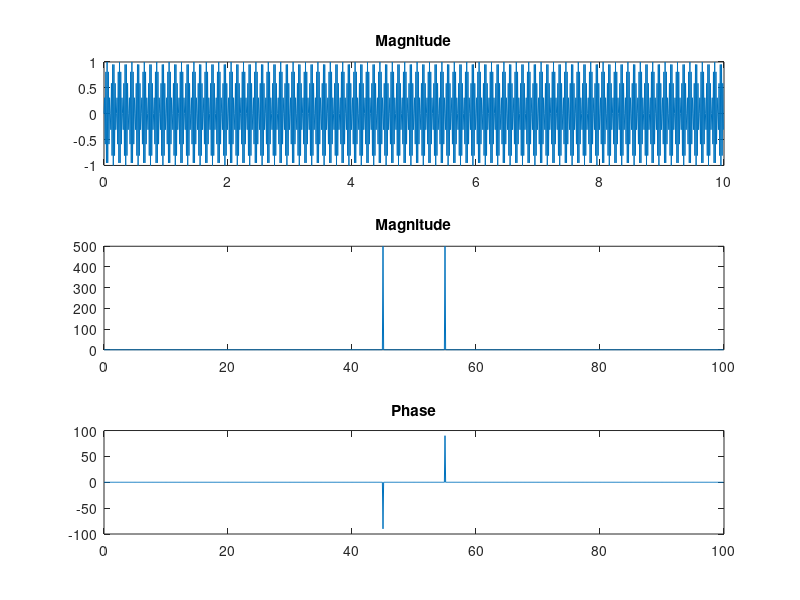

Write MATLAB code to recreate this figure.
clc; close all;

t = 0:1/100:10-1/100;                     % Time vector
x = sin(2*pi*45*t);      % Signal

y = fft(x);                               % Compute DFT of x
m = abs(y);                               % Magnitude
y(m<1e-6) = 0;
p = unwrap(angle(y));                     % Phase


f = (0:length(y)-1)*100/length(y);        % Frequency vector

subplot(3,1,1)
plot(t,x)
title('Magnitude')



subplot(3,1,2)
plot(f,m)
title('Magnitude')



subplot(3,1,3)
plot(f,p*180/pi)
title('Phase')

